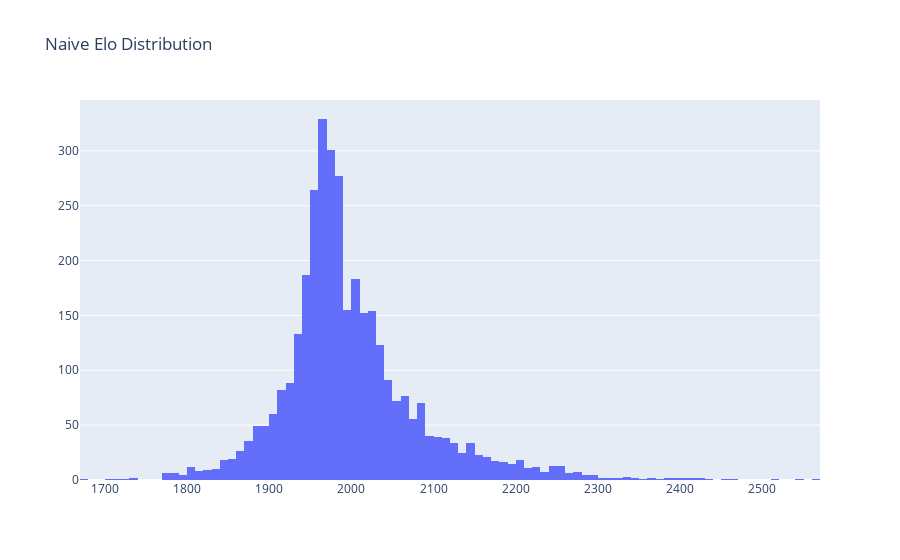

Source (notebook cell):
### Code cell
x = [current_ratings[item]['rating'] for item in current_ratings.keys()]
fig = go.Figure(data=[go.Histogram(x=x)])
fig.update_layout(title='Naive Elo Distribution')
fig

### Figure 1 — Plotly figure (JSON) as saved in the notebook; plotly's stock layout.template omitted (floating-point values rounded to 4 significant figures; data arrays with more than 128 entries replaced by an {"elided": "..."} marker saying what was removed)
{"data": [{"type": "histogram", "x": {"elided": "3543 float values"}}], "layout": {"title": {"text": "Naive Elo Distribution"}}}
